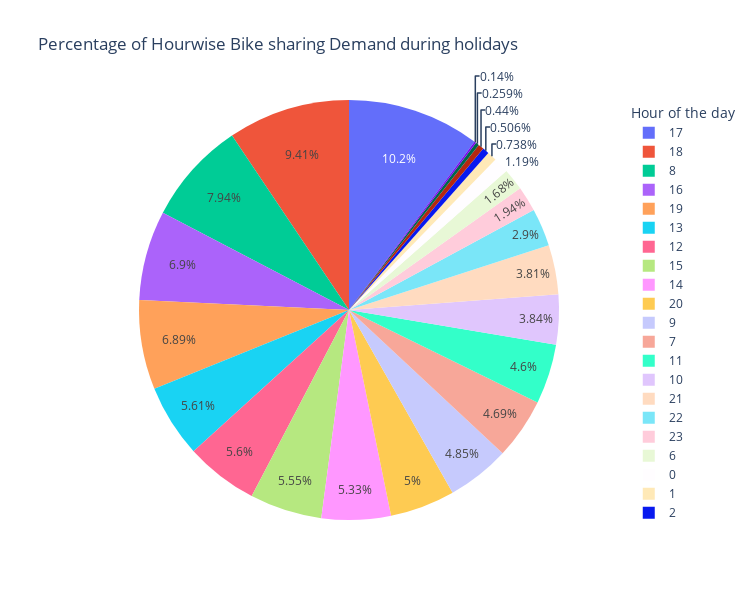

The code cell stored with this chart in its notebook:
### Markdown cell above
#<b>Impact of Holidays

### Code cell
# Chart - 9 visualization code
import plotly.express as x
#Barplot of holiday vs rented bike count
y=hour_df.groupby('is_holiday')['total_count'].mean().reset_index()
fig = plt.subplots(figsize=(6, 4))
sns.barplot(x ='is_holiday',
            y ='total_count',
            data = y).set_title('Average Bike demand during Holidays')
plt.show()

#For plotting hourwise demand during holidays
c=hour_df.groupby('hour')['total_count'].mean().reset_index()

fig = plt.subplots(figsize=(12, 6))
sns.barplot(x ='hour',
            y ='total_count',
            data = c).set_title('Hourwise Bike sharing Demand during holidays')
plt.show()

#Pie plot showing percentage of demand per hour during holidays
fig = x.pie(c, values='total_count', names=c['hour'].unique(),title='Percentage of Hourwise Bike sharing Demand during holidays')
fig.update_layout(autosize=False,width=600,height=400,legend_title_text = "Hour of the day")
fig.update_layout(autosize=True,width=750,height=600)

### Figure 1 — Plotly figure (JSON) as saved in the notebook; plotly's stock layout.template omitted (floating-point values rounded to 4 significant figures)
{"data": [{"domain": {"x": [0, 1], "y": [0, 1]}, "hovertemplate": "label=%{label}<br>total_count=%{value}<extra></extra>", "labels": [0, 1, 2, 3, 4, 5, 6, 7, 8, 9, 10, 11, 12, 13, 14, 15, 16, 17, 18, 19, 20, 21, 22, 23], "legendgroup": "", "name": "", "showlegend": true, "type": "pie", "values": [53.9, 33.38, 22.87, 11.73, 6.353, 19.89, 76.04, 212.1, 359.0, 219.3, 173.7, 208.1, 253.3, 253.7, 240.9, 251.2, 312.0, 461.5, 425.5, 311.5, 226.0, 172.3, 131.3, 87.83]}], "layout": {"autosize": true, "height": 600, "legend": {"title": {"text": "Hour of the day"}, "tracegroupgap": 0}, "title": {"text": "Percentage of Hourwise Bike sharing Demand during holidays"}, "width": 750}}
